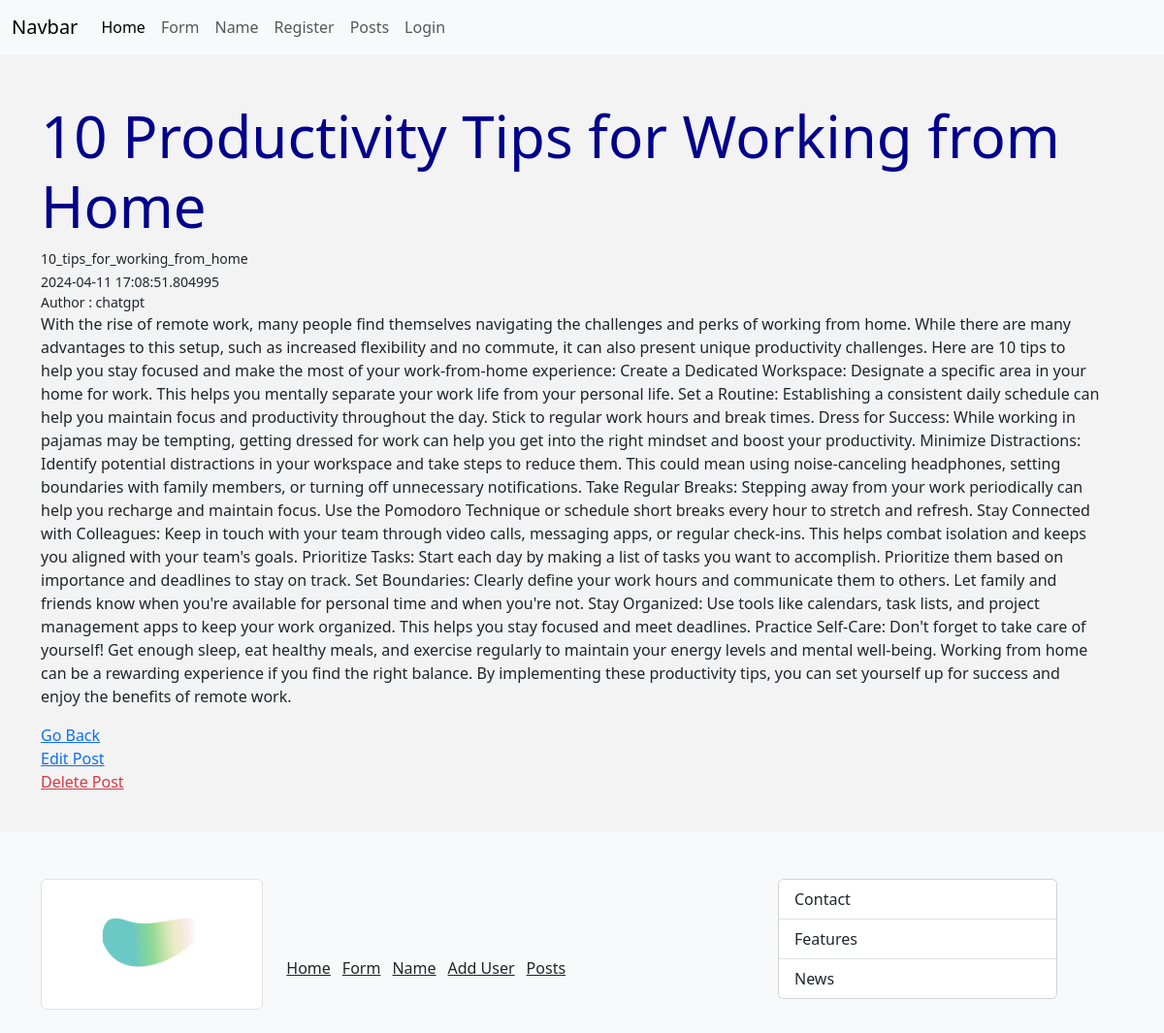
The app's page /post/10_tips_for_working_from_home with its own data.
### main.py (models this page shows, shortened)
class Post(db.Model):
	id = db.Column(db.Integer, primary_key = True)
	title = db.Column(db.String(255))
	content = db.Column(db.Text)
	author = db.Column(db.String(255))
	date_posted = db.Column(db.DateTime, default=datetime.utcnow)
	slug = db.Column(db.String(255)) # for a better url example instead of using /blog/1 using /blog/my_blog

### main.py (the view)
@app.route("/post/<string:slug>")
def get_single_post(slug):
	post = Post.query.filter_by(slug = slug).first()
	return render_template("post/single_post_page.html", post = post)

### templates/post/single_post_page.html (shortened to what this page needs)
{% extends 'base.html' %} {% block content %}
<h1>{{post.title}}</h1>
<small>{{post.slug}}</small> <br>
<small>{{post.date_posted}}</small>
<small>Author : {{post.author}}</small>
<p class="text-justify">{{post.content}}</p>
<a href="{{url_for('get_posts')}}" class="card-link">Go Back</a>
<a href="{{url_for('get_edit_post', id = post.id)}}" class="card-link">Edit Post</a>
<a href="{{url_for('delete_post', id = post.id)}}" class="card-link link-danger">Delete Post</a>
{% endblock content %}

### static/css/style.css (style rules this page uses)
h1 { color: darkblue; font-size: 60px; }
body { background-color: rgb(243, 243, 243); display: flex; flex-direction: column; flex-grow: 1; min-height: 100vh; }

### records on screen
Post: title "10 Productivity Tips for Working from Home", slug "10_tips_for_working_from_home", date_posted "2024-04-11 17:08:51.804995", author "chatgpt", content "With the rise of remote work, many people find themselves navigating the challenges and perks of working from home. While there are many advantages to this setup, such as increased flexibility and no commute, it can also present unique productivity challenges. Here are 10 tips to help you stay focused and make the most of your work-from-home experience: Create a Dedicated Workspace: Designate a specific area in your home for work. This helps you mentally separate your work life from your personal life. Set a Routine: Establishing a consistent daily schedule can help you maintain focus and productivity throughout the day. Stick to regular work hours and break times. Dress for Success: While…"
